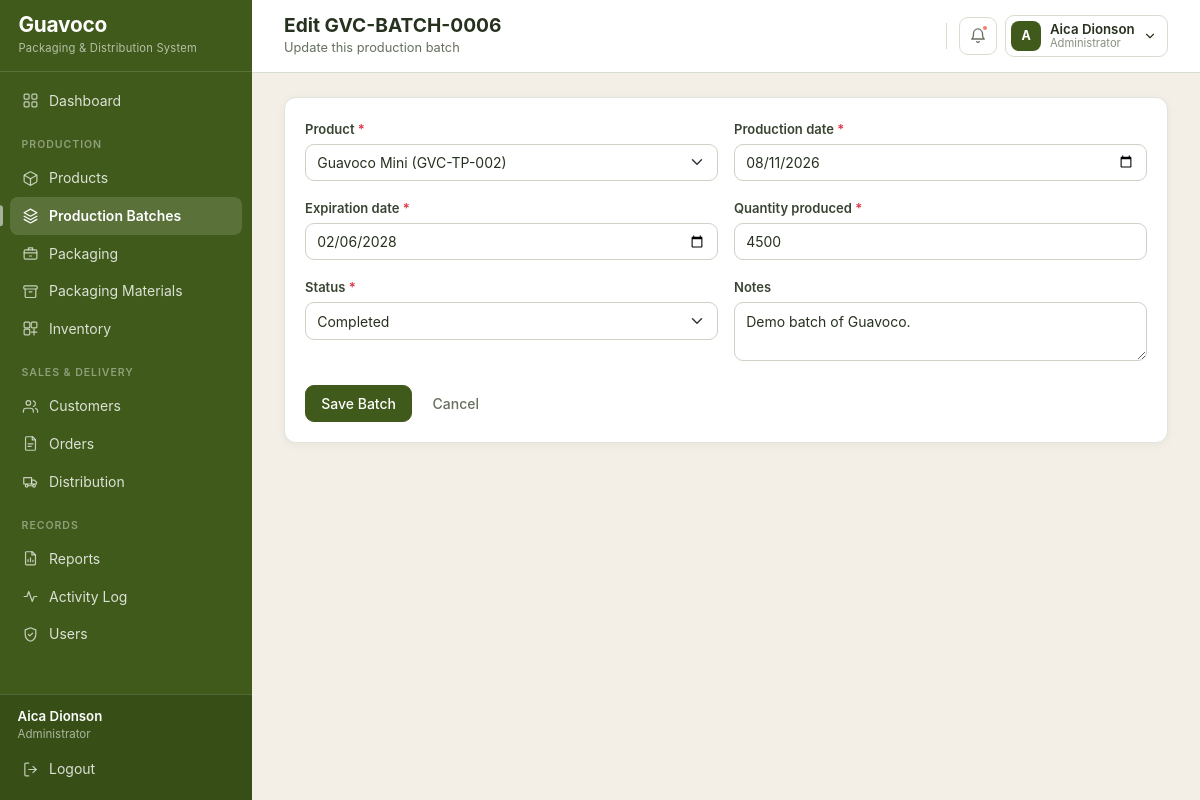
The app's page /batches/13/edit/ (signed in) with its own data.
### core/models.py (models this page shows, shortened)
class ProductionBatch(models.Model):
    STATUS_PRODUCED = 'Produced'
    STATUS_READY = 'Ready for Packaging'
    STATUS_PACKAGED = 'Packaged'
    STATUS_COMPLETED = 'Completed'
    STATUS_CHOICES = [
        (STATUS_PRODUCED, STATUS_PRODUCED),
        (STATUS_READY, STATUS_READY),
        (STATUS_PACKAGED, STATUS_PACKAGED),
        (STATUS_COMPLETED, STATUS_COMPLETED),
    ]
    batch_number = models.CharField(max_length=30, unique=True, blank=True)
    product = models.ForeignKey(Product, on_delete=models.PROTECT, related_name='batches')
    production_date = models.DateField(default=timezone.localdate)
    expiration_date = models.DateField()
    quantity_produced = models.PositiveIntegerField(validators=[MinValueValidator(1)])
    quantity_available = models.PositiveIntegerField(
        default=0, help_text='Units from this batch that have not been packaged yet.'
    )
    status = models.CharField(max_length=30, choices=STATUS_CHOICES, default=STATUS_PRODUCED)
    notes = models.TextField(blank=True)
    created_at = models.DateTimeField(auto_now_add=True)
    class Meta:
        ordering = ['-production_date', '-id']
        verbose_name_plural = 'Production batches'

### core/views/production.py (the view)
# urls.py: path('batches/<int:pk>/edit/', production.batch_update, name='batch_update'),
@login_required
@administrator_required
def batch_update(request, pk):
    batch = get_object_or_404(ProductionBatch, pk=pk)
    form = ProductionBatchForm(request.POST or None, instance=batch)
    if request.method == 'POST' and form.is_valid():
        form.save()
        ActivityLog.record(request.user, 'Batch Updated', f'{batch.batch_number} was edited.')
        messages.success(request, f'Batch {batch.batch_number} was updated.')
        return redirect('batch_detail', pk=batch.pk)
    return render(request, 'production/batch_form.html',
                  {'page_title': f'Edit {batch.batch_number}', 'form': form, 'batch': batch})

### core/forms.py (shortened to what this page needs)
class ProductionBatchForm(BootstrapFormMixin, forms.ModelForm):
    class Meta:
        model = ProductionBatch
        fields = [
            'product', 'production_date', 'expiration_date',
            'quantity_produced', 'status', 'notes',
        ]
        widgets = {'notes': forms.Textarea(attrs={'rows': 2})}
    def __init__(self, *args, **kwargs):
        super().__init__(*args, **kwargs)
        self.fields['product'].queryset = Product.objects.filter(is_active=True)

### core/context_processors.py (called while the page is built)
def user_role(request):
    if not hasattr(request, 'user'):
        return {}
    admin = is_administrator(request.user)
    url_name = getattr(request.resolver_match, 'url_name', '') if request.resolver_match else ''
    return {
        'is_admin': admin,
        'user_role': 'Administrator' if admin else 'Staff',
        'page_subtitle': PAGE_SUBTITLES.get(url_name, ''),
    }

def alerts(request):
    if not hasattr(request, 'user') or not request.user.is_authenticated:
        return {}
    from .models import Inventory, PackagingMaterial, Product
    low_products = [p for p in Product.objects.filter(is_active=True) if p.is_low_stock]
    low_materials = [m for m in PackagingMaterial.objects.filter(is_active=True)
                     if m.is_low_stock]
    today = timezone.localdate()
    expiring = list(
        Inventory.objects.filter(
            quantity_available__gt=0,
            expiration_date__lte=today + timedelta(days=30),
        ).select_related('batch', 'product').order_by('expiration_date')[:5]
    )
    return {
        'alert_low_products': low_products[:5],
        'alert_low_materials': low_materials[:5],
        'alert_expiring': expiring,
        'alert_count': len(low_products) + len(low_materials) + len(expiring),
    }

### core/models.py (called while the page is built)
def expiry_state_for(expiration_date):
    if expiration_date is None:
        return 'Safe'
    days_left = (expiration_date - timezone.localdate()).days
    if days_left < 0:
        return 'Expired'
    if days_left <= 30:
        return 'Expiring in 30 Days'
    if days_left <= 60:
        return 'Expiring in 60 Days'
    return 'Safe'

    def __str__(self):
        return f'{self.name} ({self.sku})'

    @property
    def current_stock(self):
        total = self.inventory_rows.aggregate(total=models.Sum('quantity_available'))['total']
        return total or 0

    @property
    def is_low_stock(self):
        return self.current_stock <= self.reorder_level

### templates/production/batch_form.html (shortened to what this page needs)
{% extends "base.html" %}
{% block content %}
<div class="card">
    <div class="card-body">
        <form method="post" novalidate>
            {% include "partials/form_fields.html" %}
            <div class="mt-4">
                <button type="submit" class="btn btn-guava">Save Batch</button>
                <a href="{% url 'batch_list' %}" class="btn btn-link">Cancel</a>
            </div>
        </form>
    </div>
</div>
{% endblock %}

### templates/base.html (shortened to what this page needs)
{% load static %}
<!DOCTYPE html>
<html lang="en">
<head>
    <link rel="stylesheet" href="{% static 'vendor/bootstrap.min.css' %}">
    <link rel="stylesheet" href="{% static 'css/guavoco-theme.css' %}">
</head>
<body>
<nav class="sidebar">
    <div class="brand">
        <div>
            <div class="brand-name">Guavoco</div>
            <small class="brand-subtitle">Packaging &amp; Distribution System</small>
        </div>
    </div>
    <div class="collapse sidebar-body" id="sidebarBody">
        <ul class="nav flex-column sidebar-menu">
            <li class="nav-item">
                <a class="nav-link {% if request.resolver_match.url_name == 'dashboard' %}active{% endif %}"
                   href="{% url 'dashboard' %}">
                    <svg class="gv-icon"><use href="#i-grid"></use></svg> Dashboard
                </a>
            </li>
            <li class="nav-section">Production</li>
            <li class="nav-item">
                <a class="nav-link {% if 'product' in request.resolver_match.url_name %}active{% endif %}"
                   href="{% url 'product_list' %}">
                    <svg class="gv-icon"><use href="#i-package"></use></svg> Products
                </a>
            </li>
            <li class="nav-item">
                <a class="nav-link {% if 'batch' in request.resolver_match.url_name %}active{% endif %}"
                   href="{% url 'batch_list' %}">
                    <svg class="gv-icon"><use href="#i-layers"></use></svg> Production Batches
                </a>
            </li>
            <li class="nav-item">
                <a class="nav-link {% if 'packaging' in request.resolver_match.url_name %}active{% endif %}"
                   href="{% url 'packaging_list' %}">
                    <svg class="gv-icon"><use href="#i-box"></use></svg> Packaging
                </a>
            </li>
            <li class="nav-item">
                <a class="nav-link {% if 'material' in request.resolver_match.url_name %}active{% endif %}"
                   href="{% url 'material_list' %}">
                    <svg class="gv-icon"><use href="#i-archive"></use></svg> Packaging Materials
                </a>
            </li>
            <li class="nav-item">
                <a class="nav-link {% if 'inventory' in request.resolver_match.url_name %}active{% endif %}"
                   href="{% url 'inventory_list' %}">
                    <svg class="gv-icon"><use href="#i-inventory"></use></svg> Inventory
                </a>
            </li>
            <li class="nav-section">Sales &amp; Delivery</li>
            <li class="nav-item">
                <a class="nav-link {% if 'customer' in request.resolver_match.url_name %}active{% endif %}"
                   href="{% url 'customer_list' %}">
                    <svg class="gv-icon"><use href="#i-users"></use></svg> Customers
                </a>
            </li>
            <li class="nav-item">
                <a class="nav-link {% if 'order' in request.resolver_match.url_name %}active{% endif %}"
                   href="{% url 'order_list' %}">
                    <svg class="gv-icon"><use href="#i-orders"></use></svg> Orders
                </a>
            </li>
            <li class="nav-item">
                <a class="nav-link {% if 'distribut' in request.resolver_match.url_name or 'delivery' in request.resolver_match.url_name %}active{% endif %}"
                   href="{% url 'distribution_list' %}">
                    <svg class="gv-icon"><use href="#i-truck"></use></svg> Distribution
                </a>
            </li>
            <li class="nav-section">Records</li>
            <li class="nav-item">
                <a class="nav-link {% if 'report' in request.resolver_match.url_name or 'traceability' in request.resolver_match.url_name %}active{% endif %}"
                   href="{% url 'report_index' %}">
                    <svg class="gv-icon"><use href="#i-report"></use></svg> Reports
                </a>
            </li>
            <li class="nav-item">
                <a class="nav-link {% if request.resolver_match.url_name == 'activity_log' %}active{% endif %}"
                   href="{% url 'activity_log' %}">
                    <svg class="gv-icon"><use href="#i-activity"></use></svg> Activity Log
                </a>
            </li>
            {% if is_admin %}
                <li class="nav-item">
                    <a class="nav-link {% if 'user' in request.resolver_match.url_name %}active{% endif %}"
                       href="{% url 'user_list' %}">
                        <svg class="gv-icon"><use href="#i-shield"></use></svg> Users
                    </a>
                </li>
            {% endif %}
        </ul>
        <div class="sidebar-footer">
            <div class="px-2">
                <div class="account-name">{{ user.get_full_name|default:user.username }}</div>
                <div class="account-role">{{ user_role }}</div>
            </div>
            <form method="post" action="{% url 'logout' %}">
                <button type="submit" class="nav-link">
                    <svg class="gv-icon"><use href="#i-logout"></use></svg> Logout
                </button>
            </form>
        </div>
    </div>
</nav>
<div class="app-shell">
    <header class="topbar">
        <div class="topbar-titles">
            <h1 class="page-title">{% block heading %}{{ page_title }}{% endblock %}</h1>
            {% block subtitle %}
                {% if page_subtitle %}<p class="page-subtitle">{{ page_subtitle }}</p>{% endif %}
            {% endblock %}
        </div>
        <div class="topbar-actions">
            <div class="dropdown">
                <a class="topbar-bell" href="#" role="button" data-bs-toggle="dropdown"
                   aria-expanded="false" aria-label="Notifications">
                    <svg class="gv-icon"><use href="#i-bell"></use></svg>
                    {% if alert_count %}<span class="bell-dot"></span>{% endif %}
                </a>
            </div>
            <div class="dropdown">
                <a class="user-chip" href="#" role="button" data-bs-toggle="dropdown"
                   aria-expanded="false">
                    <span class="user-avatar">
                        {{ user.get_full_name|default:user.username|slice:":1"|upper }}
                    </span>
                    <span>
                        <span class="user-name d-block">
                            {{ user.get_full_name|default:user.username }}
                        </span>
                        <span class="user-role d-block">{{ user_role }}</span>
                    </span>
                    <svg class="gv-icon" style="width:14px;height:14px;">
                        <use href="#i-chevron-down"></use></svg>
                </a>
            </div>
        </div>
    </header>
    <main class="main-content">
        {% block content %}{% endblock %}
    </main>
</div>
</body>
</html>

### templates/partials/form_fields.html (shortened to what this page needs)
<div class="row g-3">
    {% for field in form %}
        <div class="{% if field.field.widget.input_type == 'checkbox' %}col-12{% else %}col-md-6{% endif %}">
            {% if field.field.widget.input_type == 'checkbox' %}
                <div class="form-check mt-2">
                    {{ field }}
                    <label class="form-check-label" for="{{ field.id_for_label }}">
                        {{ field.label }}
                    </label>
                </div>
            {% else %}
                <label class="form-label" for="{{ field.id_for_label }}">
                    {{ field.label }}
                    {% if field.field.required %}<span class="text-danger">*</span>{% endif %}
                </label>
                {{ field }}
            {% endif %}
        </div>
    {% endfor %}
</div>

### records on screen
ProductionBatch: form "Guavoco Mini (GVC-TP-002)" "08/11/2026" "02/06/2028" "4500" "Completed" "Demo batch of Guavoco."

### other values on screen
{{ user.get_full_name|default:user.username }} "Aica Dionson"
{{ user_role }} "Administrator"
{{ page_title }} "Edit GVC-BATCH-0006"
{{ page_subtitle }} "Update this production batch"
{{ user.get_full_name|default:user.username|slice:":1"|upper }} "A"
{{ field.label }} "Product" "Production date" "Expiration date" "Quantity produced" "Status" "Notes"
